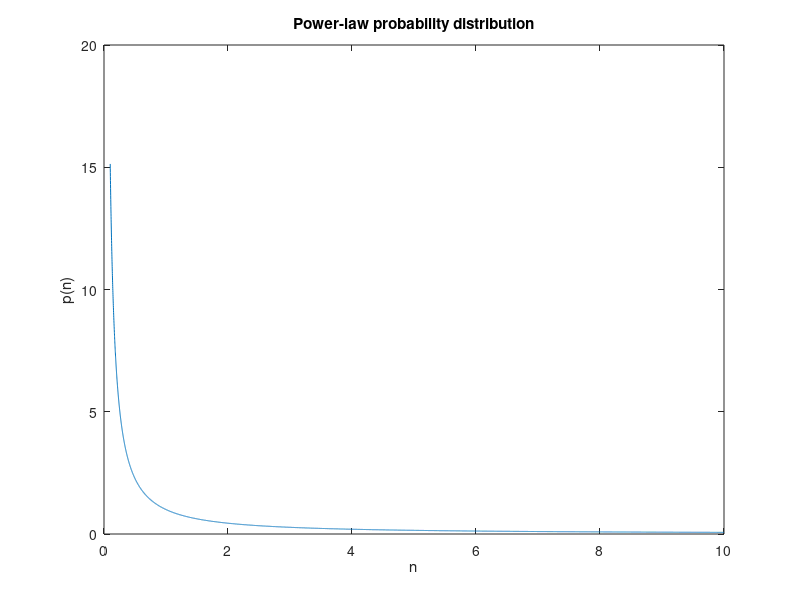

Source code (MATLAB):
%% 3.3
clf, clc, clear
alpha=1.18;
N=16;
r=linspace(0.1,10,10000);
p=r.^(-alpha);

plot(r,p)
ylabel('p(n)')
xlabel('n')
title('Power-law probability distribution')